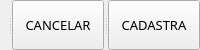
         <widget class="QSplitter" name="splitter_15">
          <property name="orientation">
           <enum>Qt::Horizontal</enum>
          </property>
          <widget class="QLabel" name="labelNotebook">
           <property name="sizePolicy">
            <sizepolicy hsizetype="Preferred" vsizetype="Preferred">
             <horstretch>0</horstretch>
             <verstretch>1</verstretch>
            </sizepolicy>
           </property>
           <property name="font">
            <font>
             <pointsize>9</pointsize>
            </font>
           </property>
           <property name="styleSheet">
            <string notr="true">color: rgb(255, 0, 0);</string>
           </property>
           <property name="text">
            <string/>
           </property>
          </widget>
          <widget class="QPushButton" name="pushButtonCancelarNote">
           <property name="sizePolicy">
            <sizepolicy hsizetype="Minimum" vsizetype="Fixed">
             <horstretch>0</horstretch>
             <verstretch>1</verstretch>
            </sizepolicy>
           </property>
           <property name="minimumSize">
            <size>
             <width>0</width>
             <height>50</height>
            </size>
           </property>
           <property name="maximumSize">
            <size>
             <width>150</width>
             <height>50</height>
            </size>
           </property>
           <property name="font">
            <font>
             <family>Asap</family>
             <pointsize>10</pointsize>
            </font>
           </property>
           <property name="cursor">
            <cursorShape>PointingHandCursor</cursorShape>
           </property>
           <property name="text">
            <string>CANCELAR</string>
           </property>
          </widget>
          <widget class="QPushButton" name="pushButtonSalvarNote">
           <property name="sizePolicy">
            <sizepolicy hsizetype="Minimum" vsizetype="Fixed">
             <horstretch>0</horstretch>
             <verstretch>1</verstretch>
            </sizepolicy>
           </property>
           <property name="minimumSize">
            <size>
             <width>0</width>
             <height>50</height>
            </size>
           </property>
           <property name="maximumSize">
            <size>
             <width>150</width>
             <height>50</height>
            </size>
           </property>
           <property name="font">
            <font>
             <family>Asap</family>
             <pointsize>10</pointsize>
            </font>
           </property>
           <property name="cursor">
            <cursorShape>PointingHandCursor</cursorShape>
           </property>
           <property name="text">
            <string>CADASTRA</string>
           </property>
          </widget>
         </widget>
